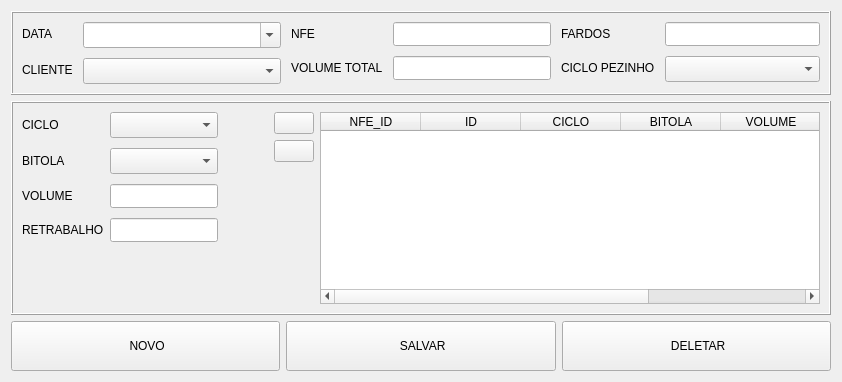
          <widget class="QWidget" name="tab_nfe">
           <attribute name="icon">
            <iconset resource="resource.qrc">
             <normaloff>:/icons/assets/document-32.png</normaloff>:/icons/assets/document-32.png</iconset>
           </attribute>
           <attribute name="title">
            <string>NFE</string>
           </attribute>
           <layout class="QVBoxLayout" name="verticalLayout_18">
            <item>
             <widget class="QFrame" name="frame_2">
              <property name="frameShape">
               <enum>QFrame::Box</enum>
              </property>
              <property name="frameShadow">
               <enum>QFrame::Raised</enum>
              </property>
              <layout class="QHBoxLayout" name="horizontalLayout_23" stretch="1,1,1">
               <property name="spacing">
                <number>10</number>
               </property>
               <item>
                <layout class="QFormLayout" name="formLayout_7">
                 <property name="rightMargin">
                  <number>0</number>
                 </property>
                 <item row="0" column="0">
                  <widget class="QLabel" name="label_13">
                   <property name="text">
                    <string>DATA</string>
                   </property>
                   <property name="buddy">
                    <cstring>cb_date_nfe</cstring>
                   </property>
                  </widget>
                 </item>
                 <item row="0" column="1">
                  <widget class="CustomComboBox" name="cb_date_nfe">
                   <property name="sizePolicy">
                    <sizepolicy hsizetype="Expanding" vsizetype="Fixed">
                     <horstretch>0</horstretch>
                     <verstretch>0</verstretch>
                    </sizepolicy>
                   </property>
                   <property name="minimumSize">
                    <size>
                     <width>100</width>
                     <height>26</height>
                    </size>
                   </property>
                   <property name="editable">
                    <bool>true</bool>
                   </property>
                   <property name="insertPolicy">
                    <enum>QComboBox::NoInsert</enum>
                   </property>
                   <property name="frame">
                    <bool>true</bool>
                   </property>
                  </widget>
                 </item>
                 <item row="1" column="0">
                  <widget class="QLabel" name="label_17">
                   <property name="text">
                    <string>CLIENTE</string>
                   </property>
                   <property name="buddy">
                    <cstring>cb_client_nfe</cstring>
                   </property>
                  </widget>
                 </item>
                 <item row="1" column="1">
                  <widget class="QComboBox" name="cb_client_nfe">
                   <property name="sizePolicy">
                    <sizepolicy hsizetype="Expanding" vsizetype="Fixed">
                     <horstretch>0</horstretch>
                     <verstretch>0</verstretch>
                    </sizepolicy>
                   </property>
                   <property name="minimumSize">
                    <size>
                     <width>0</width>
                     <height>26</height>
                    </size>
                   </property>
                  </widget>
                 </item>
                </layout>
               </item>
               <item>
                <layout class="QFormLayout" name="formLayout_15">
                 <property name="rightMargin">
                  <number>0</number>
                 </property>
                 <item row="0" column="0">
                  <widget class="QLabel" name="label_16">
                   <property name="text">
                    <string>NFE</string>
                   </property>
                   <property name="buddy">
                    <cstring>txt_nfe_nfe</cstring>
                   </property>
                  </widget>
                 </item>
                 <item row="1" column="0">
                  <widget class="QLabel" name="label_14">
                   <property name="text">
                    <string>VOLUME TOTAL</string>
                   </property>
                   <property name="buddy">
                    <cstring>txt_total_volume_nfe</cstring>
                   </property>
                  </widget>
                 </item>
                 <item row="0" column="1">
                  <widget class="QLineEdit" name="txt_nfe_nfe">
                   <property name="minimumSize">
                    <size>
                     <width>0</width>
                     <height>24</height>
                    </size>
                   </property>
                  </widget>
                 </item>
                 <item row="1" column="1">
                  <widget class="QLineEdit" name="txt_total_volume_nfe">
                   <property name="minimumSize">
                    <size>
                     <width>0</width>
                     <height>24</height>
                    </size>
                   </property>
                  </widget>
                 </item>
                </layout>
               </item>
               <item>
                <layout class="QFormLayout" name="formLayout_16">
                 <property name="rightMargin">
                  <number>0</number>
                 </property>
                 <item row="0" column="0">
                  <widget class="QLabel" name="label_18">
                   <property name="text">
                    <string>FARDOS</string>
                   </property>
                   <property name="buddy">
                    <cstring>txt_packs_nfe</cstring>
                   </property>
                  </widget>
                 </item>
                 <item row="1" column="0">
                  <widget class="QLabel" name="label_19">
                   <property name="text">
                    <string>CICLO PEZINHO</string>
                   </property>
                   <property name="buddy">
                    <cstring>cb_foot_nfe</cstring>
                   </property>
                  </widget>
                 </item>
                 <item row="0" column="1">
                  <widget class="QLineEdit" name="txt_packs_nfe">
                   <property name="minimumSize">
                    <size>
                     <width>0</width>
                     <height>24</height>
                    </size>
                   </property>
                  </widget>
                 </item>
                 <item row="1" column="1">
                  <widget class="QComboBox" name="cb_foot_nfe">
                   <property name="minimumSize">
                    <size>
                     <width>0</width>
                     <height>26</height>
                    </size>
                   </property>
                  </widget>
                 </item>
                </layout>
               </item>
              </layout>
             </widget>
            </item>
            <item>
             <widget class="QFrame" name="fr_bitolas_nfe">
              <property name="minimumSize">
               <size>
                <width>0</width>
                <height>50</height>
               </size>
              </property>
              <property name="frameShape">
               <enum>QFrame::Box</enum>
              </property>
              <property name="frameShadow">
               <enum>QFrame::Raised</enum>
              </property>
              <layout class="QHBoxLayout" name="horizontalLayout_15" stretch="1,0,1">
               <item>
                <layout class="QGridLayout" name="gridLayout_7">
                 <property name="sizeConstraint">
                  <enum>QLayout::SetDefaultConstraint</enum>
                 </property>
                 <property name="rightMargin">
                  <number>0</number>
                 </property>
                 <property name="bottomMargin">
                  <number>0</number>
                 </property>
                 <property name="verticalSpacing">
                  <number>10</number>
                 </property>
                 <item row="3" column="1">
                  <widget class="QLineEdit" name="txt_rework_nfe">
                   <property name="sizePolicy">
                    <sizepolicy hsizetype="Expanding" vsizetype="Fixed">
                     <horstretch>0</horstretch>
                     <verstretch>0</verstretch>
                    </sizepolicy>
                   </property>
                   <property name="minimumSize">
                    <size>
                     <width>0</width>
                     <height>24</height>
                    </size>
                   </property>
                   <property name="maximumSize">
                    <size>
                     <width>250</width>
                     <height>16777215</height>
                    </size>
                   </property>
                   <property name="font">
                    <font>
                     <family>Segoe UI</family>
                     <pointsize>9</pointsize>
                    </font>
                   </property>
                   <property name="text">
                    <string/>
                   </property>
                   <property name="frame">
                    <bool>true</bool>
                   </property>
                   <property name="echoMode">
                    <enum>QLineEdit::Normal</enum>
                   </property>
                   <property name="alignment">
                    <set>Qt::AlignLeading|Qt::AlignLeft|Qt::AlignVCenter</set>
                   </property>
                   <property name="cursorMoveStyle">
                    <enum>Qt::LogicalMoveStyle</enum>
                   </property>
                   <property name="clearButtonEnabled">
                    <bool>false</bool>
                   </property>
                  </widget>
                 </item>
                 <item row="0" column="0">
                  <widget class="QLabel" name="label_12">
                   <property name="sizePolicy">
                    <sizepolicy hsizetype="Fixed" vsizetype="Preferred">
                     <horstretch>0</horstretch>
                     <verstretch>0</verstretch>
                    </sizepolicy>
                   </property>
                   <property name="text">
                    <string>CICLO</string>
                   </property>
                   <property name="buddy">
                    <cstring>cb_cycle_nfe</cstring>
                   </property>
                  </widget>
                 </item>
                 <item row="1" column="1">
                  <widget class="QComboBox" name="cb_bitola_nfe">
                   <property name="sizePolicy">
                    <sizepolicy hsizetype="Expanding" vsizetype="Fixed">
                     <horstretch>0</horstretch>
                     <verstretch>0</verstretch>
                    </sizepolicy>
                   </property>
                   <property name="minimumSize">
                    <size>
                     <width>0</width>
                     <height>26</height>
                    </size>
                   </property>
                   <property name="maximumSize">
                    <size>
                     <width>250</width>
                     <height>16777215</height>
                    </size>
                   </property>
                  </widget>
                 </item>
                 <item row="4" column="0">
                  <spacer name="verticalSpacer_4">
                   <property name="orientation">
                    <enum>Qt::Vertical</enum>
                   </property>
                   <property name="sizeHint" stdset="0">
                    <size>
                     <width>20</width>
                     <height>40</height>
                    </size>
                   </property>
                  </spacer>
                 </item>
                 <item row="1" column="0">
                  <widget class="QLabel" name="label_11">
                   <property name="text">
                    <string>BITOLA</string>
                   </property>
                   <property name="buddy">
                    <cstring>cb_bitola_nfe</cstring>
                   </property>
                  </widget>
                 </item>
                 <item row="3" column="0">
                  <widget class="QLabel" name="label_15">
                   <property name="text">
                    <string>RETRABALHO</string>
                   </property>
                   <property name="buddy">
                    <cstring>txt_rework_nfe</cstring>
                   </property>
                  </widget>
                 </item>
                 <item row="2" column="1">
                  <widget class="QLineEdit" name="txt_volume_nfe">
                   <property name="sizePolicy">
                    <sizepolicy hsizetype="Expanding" vsizetype="Fixed">
                     <horstretch>0</horstretch>
                     <verstretch>0</verstretch>
                    </sizepolicy>
                   </property>
                   <property name="minimumSize">
                    <size>
                     <width>0</width>
                     <height>24</height>
                    </size>
                   </property>
                   <property name="maximumSize">
                    <size>
                     <width>250</width>
                     <height>16777215</height>
                    </size>
                   </property>
                  </widget>
                 </item>
                 <item row="2" column="0">
                  <widget class="QLabel" name="label_10">
                   <property name="text">
                    <string>VOLUME</string>
                   </property>
                   <property name="buddy">
                    <cstring>txt_volume_nfe</cstring>
                   </property>
                  </widget>
                 </item>
                 <item row="0" column="1">
                  <widget class="QComboBox" name="cb_cycle_nfe">
                   <property name="sizePolicy">
                    <sizepolicy hsizetype="Expanding" vsizetype="Fixed">
                     <horstretch>0</horstretch>
                     <verstretch>0</verstretch>
                    </sizepolicy>
                   </property>
                   <property name="minimumSize">
                    <size>
                     <width>0</width>
                     <height>26</height>
                    </size>
                   </property>
                   <property name="maximumSize">
                    <size>
                     <width>250</width>
                     <height>16777215</height>
                    </size>
                   </property>
                  </widget>
                 </item>
                </layout>
               </item>
               <item>
                <spacer name="horizontalSpacer">
                 <property name="orientation">
                  <enum>Qt::Horizontal</enum>
                 </property>
                 <property name="sizeType">
                  <enum>QSizePolicy::Fixed</enum>
                 </property>
                 <property name="sizeHint" stdset="0">
                  <size>
                   <width>50</width>
                   <height>20</height>
                  </size>
                 </property>
                </spacer>
               </item>
               <item>
                <layout class="QGridLayout" name="gridLayout_6">
                 <property name="horizontalSpacing">
                  <number>6</number>
                 </property>
                 <item row="1" column="1">
                  <layout class="QVBoxLayout" name="verticalLayout_4">
                   <property name="rightMargin">
                    <number>0</number>
                   </property>
                   <item>
                    <widget class="QPushButton" name="bt_add_bitola_nfe">
                     <property name="sizePolicy">
                      <sizepolicy hsizetype="Fixed" vsizetype="Fixed">
                       <horstretch>0</horstretch>
                       <verstretch>0</verstretch>
                      </sizepolicy>
                     </property>
                     <property name="minimumSize">
                      <size>
                       <width>0</width>
                       <height>0</height>
                      </size>
                     </property>
                     <property name="cursor">
                      <cursorShape>PointingHandCursor</cursorShape>
                     </property>
                     <property name="text">
                      <string/>
                     </property>
                     <property name="icon">
                      <iconset resource="resource.qrc">
                       <normaloff>:/icons/assets/add-32.png</normaloff>:/icons/assets/add-32.png</iconset>
                     </property>
                     <property name="iconSize">
                      <size>
                       <width>20</width>
                       <height>20</height>
                      </size>
                     </property>
                     <property name="shortcut">
                      <string>Ctrl+A</string>
                     </property>
                    </widget>
                   </item>
                   <item>
                    <widget class="QPushButton" name="bt_remove_bitola_nfe">
                     <property name="sizePolicy">
                      <sizepolicy hsizetype="Fixed" vsizetype="Fixed">
                       <horstretch>0</horstretch>
                       <verstretch>0</verstretch>
                      </sizepolicy>
                     </property>
                     <property name="minimumSize">
                      <size>
                       <width>0</width>
                       <height>0</height>
                      </size>
                     </property>
                     <property name="cursor">
                      <cursorShape>PointingHandCursor</cursorShape>
                     </property>
                     <property name="text">
                      <string/>
                     </property>
                     <property name="icon">
                      <iconset resource="resource.qrc">
                       <normaloff>:/icons/assets/remove-32.png</normaloff>:/icons/assets/remove-32.png</iconset>
                     </property>
                     <property name="iconSize">
                      <size>
                       <width>20</width>
                       <height>20</height>
                      </size>
                     </property>
                     <property name="shortcut">
                      <string>Ctrl+R</string>
                     </property>
                    </widget>
                   </item>
                  </layout>
                 </item>
                 <item row="1" column="2" rowspan="4" colspan="15">
                  <widget class="CustomTableWidget" name="tw_nfe">
                   <property name="sizePolicy">
                    <sizepolicy hsizetype="Expanding" vsizetype="Expanding">
                     <horstretch>1</horstretch>
                     <verstretch>1</verstretch>
                    </sizepolicy>
                   </property>
                   <property name="minimumSize">
                    <size>
                     <width>500</width>
                     <height>0</height>
                    </size>
                   </property>
                   <property name="editTriggers">
                    <set>QAbstractItemView::NoEditTriggers</set>
                   </property>
                   <property name="selectionMode">
                    <enum>QAbstractItemView::SingleSelection</enum>
                   </property>
                   <property name="selectionBehavior">
                    <enum>QAbstractItemView::SelectRows</enum>
                   </property>
                   <attribute name="horizontalHeaderVisible">
                    <bool>true</bool>
                   </attribute>
                   <attribute name="horizontalHeaderCascadingSectionResizes">
                    <bool>false</bool>
                   </attribute>
                   <attribute name="horizontalHeaderHighlightSections">
                    <bool>false</bool>
                   </attribute>
                   <attribute name="horizontalHeaderShowSortIndicator" stdset="0">
                    <bool>false</bool>
                   </attribute>
                   <attribute name="horizontalHeaderStretchLastSection">
                    <bool>false</bool>
                   </attribute>
                   <attribute name="verticalHeaderVisible">
                    <bool>false</bool>
                   </attribute>
                   <attribute name="verticalHeaderCascadingSectionResizes">
                    <bool>false</bool>
                   </attribute>
                   <column>
                    <property name="text">
                     <string>NFE_ID</string>
                    </property>
                   </column>
                   <column>
                    <property name="text">
                     <string>ID</string>
                    </property>
                   </column>
                   <column>
                    <property name="text">
                     <string>CICLO</string>
                    </property>
                   </column>
                   <column>
                    <property name="text">
                     <string>BITOLA</string>
                    </property>
                   </column>
                   <column>
                    <property name="text">
                     <string>VOLUME</string>
                    </property>
                   </column>
                   <column>
                    <property name="text">
                     <string>RETRABALHO</string>
                    </property>
                   </column>
                  </widget>
                 </item>
                </layout>
               </item>
              </layout>
             </widget>
            </item>
            <item>
             <layout class="QHBoxLayout" name="horizontalLayout_8">
              <item>
               <widget class="QPushButton" name="bt_new_nfe">
                <property name="minimumSize">
                 <size>
                  <width>0</width>
                  <height>50</height>
                 </size>
                </property>
                <property name="cursor">
                 <cursorShape>PointingHandCursor</cursorShape>
                </property>
                <property name="text">
                 <string> NOVO</string>
                </property>
                <property name="icon">
                 <iconset resource="resource.qrc">
                  <normaloff>:/icons/assets/new-32.png</normaloff>:/icons/assets/new-32.png</iconset>
                </property>
                <property name="iconSize">
                 <size>
                  <width>32</width>
                  <height>32</height>
                 </size>
                </property>
                <property name="shortcut">
                 <string>Ctrl+N</string>
                </property>
               </widget>
              </item>
              <item>
               <widget class="QPushButton" name="bt_save_nfe">
                <property name="minimumSize">
                 <size>
                  <width>0</width>
                  <height>50</height>
                 </size>
                </property>
                <property name="cursor">
                 <cursorShape>PointingHandCursor</cursorShape>
                </property>
                <property name="text">
                 <string> SALVAR</string>
                </property>
                <property name="icon">
                 <iconset resource="resource.qrc">
                  <normaloff>:/icons/assets/save-32.png</normaloff>:/icons/assets/save-32.png</iconset>
                </property>
                <property name="iconSize">
                 <size>
                  <width>32</width>
                  <height>32</height>
                 </size>
                </property>
                <property name="shortcut">
                 <string>Ctrl+S</string>
                </property>
               </widget>
              </item>
              <item>
               <widget class="QPushButton" name="bt_delete_nfe">
                <property name="minimumSize">
                 <size>
                  <width>0</width>
                  <height>50</height>
                 </size>
                </property>
                <property name="cursor">
                 <cursorShape>PointingHandCursor</cursorShape>
                </property>
                <property name="text">
                 <string> DELETAR</string>
                </property>
                <property name="icon">
                 <iconset resource="resource.qrc">
                  <normaloff>:/icons/assets/delete-32.png</normaloff>:/icons/assets/delete-32.png</iconset>
                </property>
                <property name="iconSize">
                 <size>
                  <width>32</width>
                  <height>32</height>
                 </size>
                </property>
                <property name="shortcut">
                 <string>Ctrl+D</string>
                </property>
               </widget>
              </item>
             </layout>
            </item>
           </layout>
          </widget>
